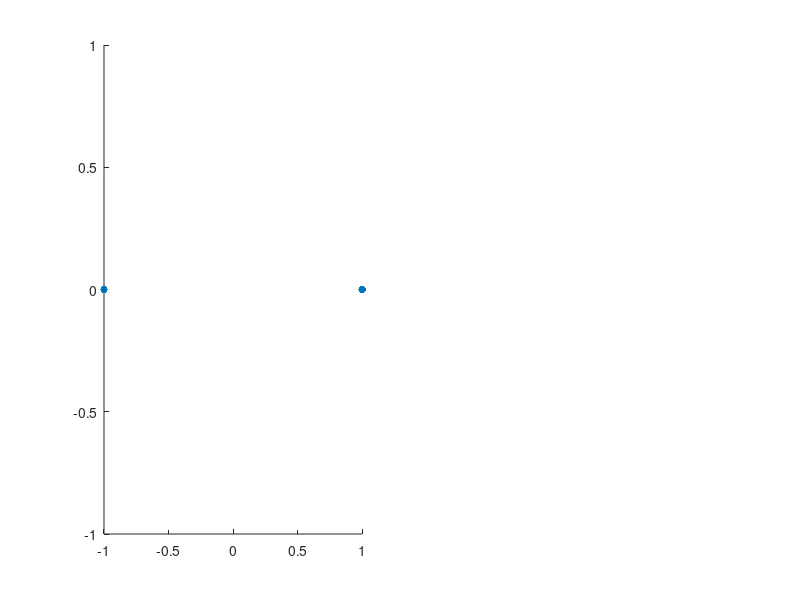

Reproduce this figure in MATLAB. (Note: this script raises an error after producing the figure.)
clc;
clear;
close all;
%% Objective 1: Generate BPSK symbols
N = 1000; % Number of bits
data = randi([0 1], N, 1); % Random binary sequence
% BPSK Mapping
bpsk_symbols = 2*data - 1;
%% Objective 2: Plot BPSK Signal Constellation
figure;
subplot(1,2,1);
scatter(real(bpsk_symbols), imag(bpsk_symbols), ...
30, 'filled');
hold on;
xline(0,'k','LineWidth',1.5);
yline(0,'k','LineWidth',1.5);
grid on;
axis equal;
xlim([-1.5 1.5]);
ylim([-1 1]);
xlabel('In-Phase (I)');
ylabel('Quadrature (Q)');
title('Ideal BPSK Constellation');
%% Objective 3: Add Noise and Evaluate Performance
SNR = 5; % Signal-to-Noise Ratio (dB)
rx_signal = awgn(bpsk_symbols, SNR, 'measured');

subplot(1,2,2);
scatter(real(rx_signal), imag(rx_signal), ...
15, 'filled');
hold on;
xline(0,'k','LineWidth',1.5);
yline(0,'k','LineWidth',1.5);
grid on;
axis equal;
xlim([-2.5 2.5]);
ylim([-2 2]);
xlabel('In-Phase (I)');
ylabel('Quadrature (Q)');
title(['Noisy BPSK Constellation (SNR = ', num2str(SNR), ' dB)']);
%% Symbol Detection
detected_bits = real(rx_signal) > 0;
% Calculate Errors
num_errors = sum(data ~= detected_bits);
BER = num_errors/N;
fprintf('Number of Transmitted Bits : %d\n', N);
fprintf('Number of Bit Errors : %d\n', num_errors);
fprintf('Bit Error Rate (BER) : %f\n', BER);
